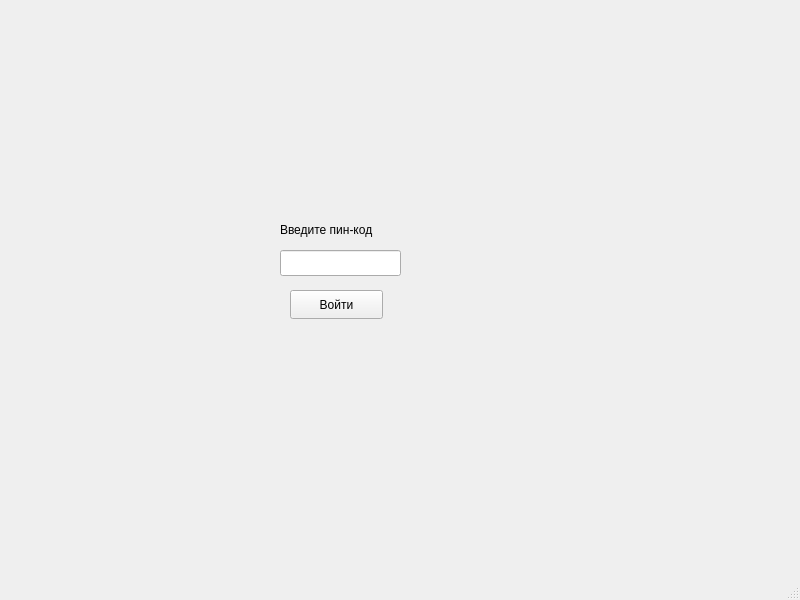
<?xml version="1.0" encoding="UTF-8"?>
<ui version="4.0">
 <class>MainWindow</class>
 <widget class="QMainWindow" name="MainWindow">
  <property name="geometry">
   <rect>
    <x>0</x>
    <y>0</y>
    <width>800</width>
    <height>600</height>
   </rect>
  </property>
  <property name="windowTitle">
   <string>MainWindow</string>
  </property>
  <widget class="QWidget" name="centralwidget">
   <widget class="QLabel" name="label">
    <property name="geometry">
     <rect>
      <x>280</x>
      <y>220</y>
      <width>121</width>
      <height>20</height>
     </rect>
    </property>
    <property name="text">
     <string>Введите пин-код</string>
    </property>
   </widget>
   <widget class="QLineEdit" name="pinCodeInput">
    <property name="geometry">
     <rect>
      <x>280</x>
      <y>250</y>
      <width>121</width>
      <height>26</height>
     </rect>
    </property>
    <property name="echoMode">
     <enum>QLineEdit::EchoMode::Password</enum>
    </property>
   </widget>
   <widget class="QPushButton" name="loginButton">
    <property name="geometry">
     <rect>
      <x>290</x>
      <y>290</y>
      <width>93</width>
      <height>29</height>
     </rect>
    </property>
    <property name="text">
     <string>Войти</string>
    </property>
   </widget>
  </widget>
  <widget class="QMenuBar" name="menubar">
   <property name="geometry">
    <rect>
     <x>0</x>
     <y>0</y>
     <width>800</width>
     <height>26</height>
    </rect>
   </property>
  </widget>
  <widget class="QStatusBar" name="statusbar"/>
 </widget>
 <resources/>
 <connections/>
</ui>
